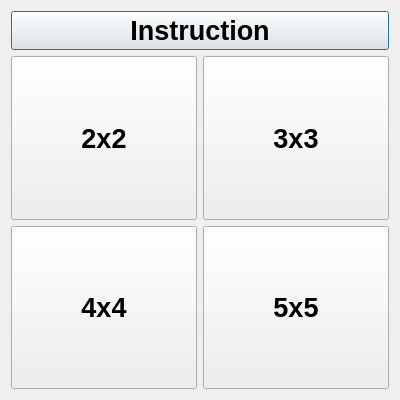
<?xml version="1.0" encoding="UTF-8"?>
<ui version="4.0">
 <class>Menu</class>
 <widget class="QDialog" name="Menu">
  <property name="geometry">
   <rect>
    <x>0</x>
    <y>0</y>
    <width>400</width>
    <height>400</height>
   </rect>
  </property>
  <property name="font">
   <font>
    <pointsize>20</pointsize>
    <bold>true</bold>
   </font>
  </property>
  <property name="windowTitle">
   <string>Dialog</string>
  </property>
  <layout class="QVBoxLayout" name="verticalLayout">
   <item>
    <widget class="QPushButton" name="instructionButton">
     <property name="text">
      <string>Instruction</string>
     </property>
    </widget>
   </item>
   <item>
    <layout class="QHBoxLayout" name="horizontalLayout_2">
     <item>
      <widget class="QPushButton" name="button2x2">
       <property name="sizePolicy">
        <sizepolicy hsizetype="Minimum" vsizetype="Expanding">
         <horstretch>0</horstretch>
         <verstretch>0</verstretch>
        </sizepolicy>
       </property>
       <property name="cursor">
        <cursorShape>PointingHandCursor</cursorShape>
       </property>
       <property name="text">
        <string>2x2</string>
       </property>
      </widget>
     </item>
     <item>
      <widget class="QPushButton" name="button3x3">
       <property name="sizePolicy">
        <sizepolicy hsizetype="Minimum" vsizetype="Expanding">
         <horstretch>0</horstretch>
         <verstretch>0</verstretch>
        </sizepolicy>
       </property>
       <property name="cursor">
        <cursorShape>PointingHandCursor</cursorShape>
       </property>
       <property name="text">
        <string>3x3</string>
       </property>
      </widget>
     </item>
    </layout>
   </item>
   <item>
    <layout class="QHBoxLayout" name="horizontalLayout">
     <item>
      <widget class="QPushButton" name="button4x4">
       <property name="sizePolicy">
        <sizepolicy hsizetype="Minimum" vsizetype="Expanding">
         <horstretch>0</horstretch>
         <verstretch>0</verstretch>
        </sizepolicy>
       </property>
       <property name="cursor">
        <cursorShape>PointingHandCursor</cursorShape>
       </property>
       <property name="text">
        <string>4x4</string>
       </property>
      </widget>
     </item>
     <item>
      <widget class="QPushButton" name="button5x5">
       <property name="sizePolicy">
        <sizepolicy hsizetype="Minimum" vsizetype="Expanding">
         <horstretch>0</horstretch>
         <verstretch>0</verstretch>
        </sizepolicy>
       </property>
       <property name="cursor">
        <cursorShape>PointingHandCursor</cursorShape>
       </property>
       <property name="text">
        <string>5x5</string>
       </property>
      </widget>
     </item>
    </layout>
   </item>
  </layout>
 </widget>
 <resources/>
 <connections/>
</ui>
